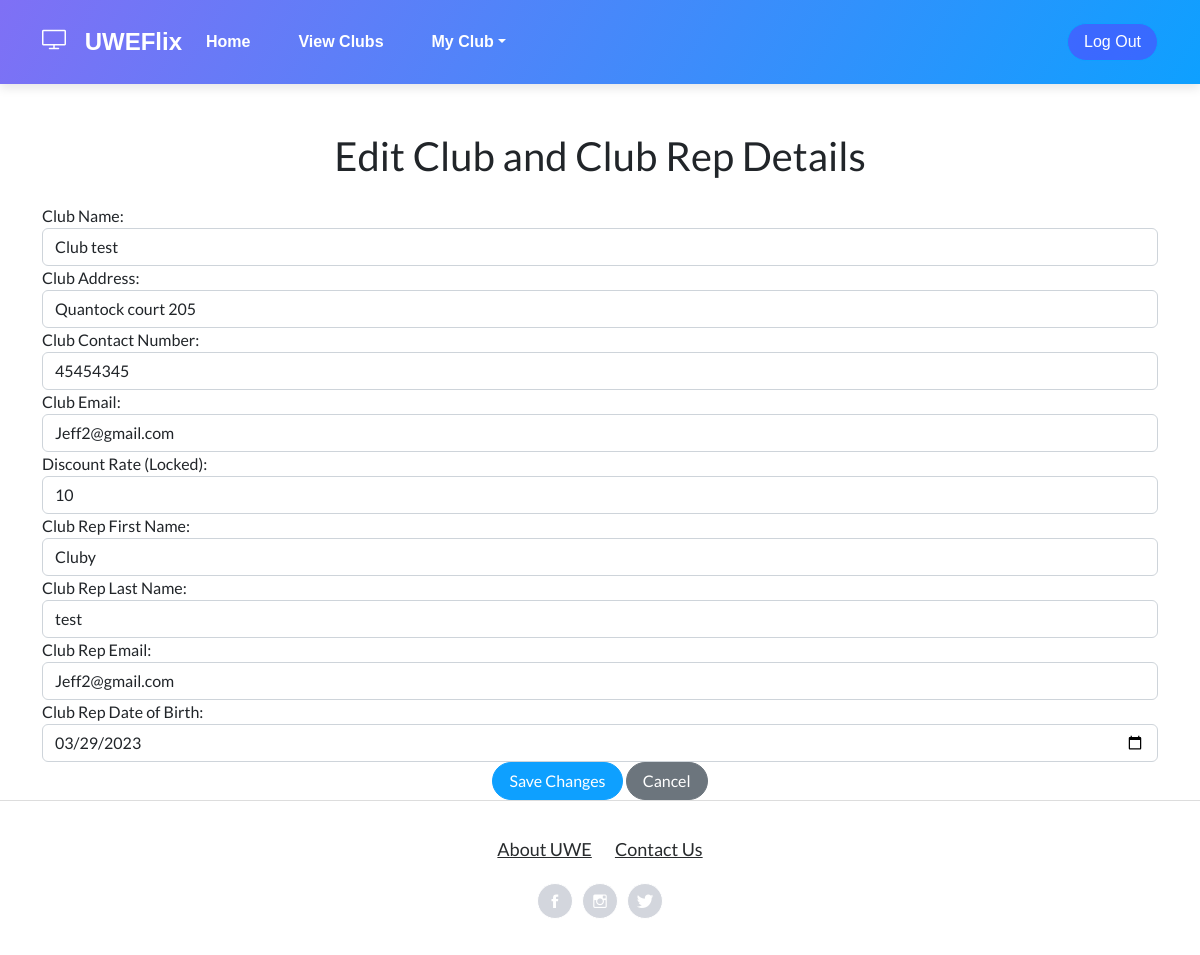
The page /cinmanager/club/1/update/ (signed in) on the database its author committed.
### CinManager/models.py (models this page shows)
class Club(models.Model):
    id = models.AutoField(primary_key=True, unique=True)
    name = models.CharField(max_length=100)
    address = models.CharField(max_length=100)
    contact_number = models.CharField(max_length=100)
    email = models.CharField(max_length=100)
    discount_rate = models.PositiveIntegerField(default=0)

class ClubRep(models.Model):
    id = models.AutoField(primary_key=True)
    user = models.OneToOneField(User, on_delete=models.DO_NOTHING)
    dateofbirth = models.DateField(default=datetime.now)
    club = models.OneToOneField(Club, on_delete=models.CASCADE)

### CinManager/views.py (the view, shortened to what this page needs)
# urls.py: path('club/<int:club_id>/update/', views.update_club_rep, name='update_club_rep'),
def update_club_rep(request, club_id):
    userpermissions = check_permissions(request)
    if userpermissions != 2:
        messages.warning(request, "You do not have permission to access this page.")
        return redirect('home')
    else:
        club = Club.objects.get(pk=club_id)
        club_rep = ClubRep.objects.get(club=club)
        print("CLUB ID: ", club_id)
    return render(request, 'UWEFlix/editclubrep.html', {'club': club, 'club_rep': club_rep, 'userpermissions': userpermissions, 'club_id':club_id})

### CinManager/views.py (called while the page is built)
def check_permissions(request):
    if request.user.is_authenticated:
        if request.user.groups.filter(name='Cinema Managers').exists():
            userpermission = 1
        elif request.user.groups.filter(name='Club Representatives').exists():
            userpermission = 2
        elif request.user.groups.filter(name='Account Managers').exists():
            userpermission = 3
        elif request.user.groups.filter(name='Guest').exists():
            userpermission = 4
        else:
            userpermission = 0
    else:
        return redirect('Login')
    return userpermission

### web_project/templates/UWEFlix/editclubrep.html (shortened to what this page needs)
{% extends "UWEFlix/layout.html" %}
{% block content %}
<div class="container mt-5">
    <h1 class="text-center mb-4">Edit Club and Club Rep Details</h1>
    <form method="post" action="{% url 'update_club' club.id %}">
        <div class="form-group">
            <label for="id_name">Club Name:</label>
            <input type="text" class="form-control" name="name" id="id_name" value="{{ club.name }}" required>
        </div>
        <div class="form-group">
            <label for="id_address">Club Address:</label>
            <input type="text" class="form-control" name="address" id="id_address" value="{{ club.address }}" required>
        </div>
        <div class="form-group">
            <label for="id_contact_number">Club Contact Number:</label>
            <input type="text" class="form-control" name="contact_number" id="id_contact_number" value="{{ club.contact_number }}" required>
        </div>
        <div class="form-group">
            <label for="id_email">Club Email:</label>
            <input type="text" class="form-control" name="email" id="id_email" value="{{ club.email }}" required>
        </div>
        <div class="form-group">
            <label for="id_discount_rate">Discount Rate (Locked):</label>
            <input type="number" min="0" max="100" class="form-control" id="id_discount_rate" name="discount_rate" value="{{ club.discount_rate }}" required readonly>
        </div>
        <div class="form-group">
            <label for="id_firstname">Club Rep First Name:</label>
            <input type="text" class="form-control" name="first_name" id="id_firstname"
                value="{{ club_rep.user.first_name }}" required>
        </div>
        <div class="form-group">
            <label for="id_lastname">Club Rep Last Name:</label>
            <input type="text" class="form-control" name="last_name" id="id_lastname"
                value="{{ club_rep.user.last_name }}" required>
        </div>
        <div class="form-group">
            <label for="id_email">Club Rep Email:</label>
            <input type="text" class="form-control" name="email" id="id_email" value="{{ club_rep.user.email }}"
                required>
        </div>
        <div class="form-group">
            <label for="id_dateofbirth">Club Rep Date of Birth:</label>
            <input type="date" class="form-control" name="dateofbirth" id="id_dateofbirth" value="{{ club_rep.dateofbirth|date:'Y-m-d' }}" required>
        </div>
        <div class="text-center">
            <input type="submit" class="btn btn-primary" value="Save Changes">
            <a class="btn btn-secondary" href="{% url 'home' %}">Cancel</a>
        </div>
    </form>
</div>
{% endblock %}

### rows shown on the page
Club: name "Club test", address "Quantock court 205", contact_number "45454345", email "Jeff2@gmail.com", discount_rate "10"
ClubRep: first_name "Cluby", last_name "test", email "Jeff2@gmail.com", dateofbirth "03/29/2023"
